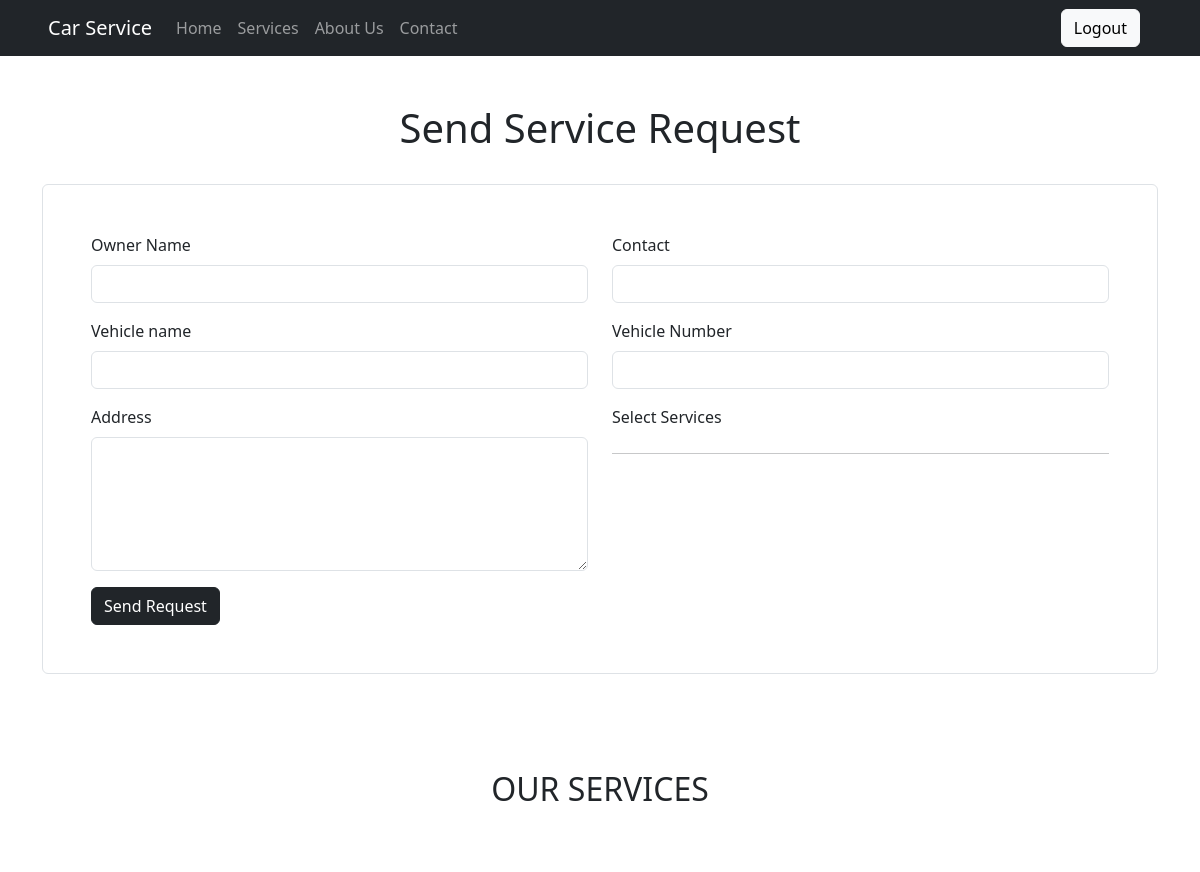
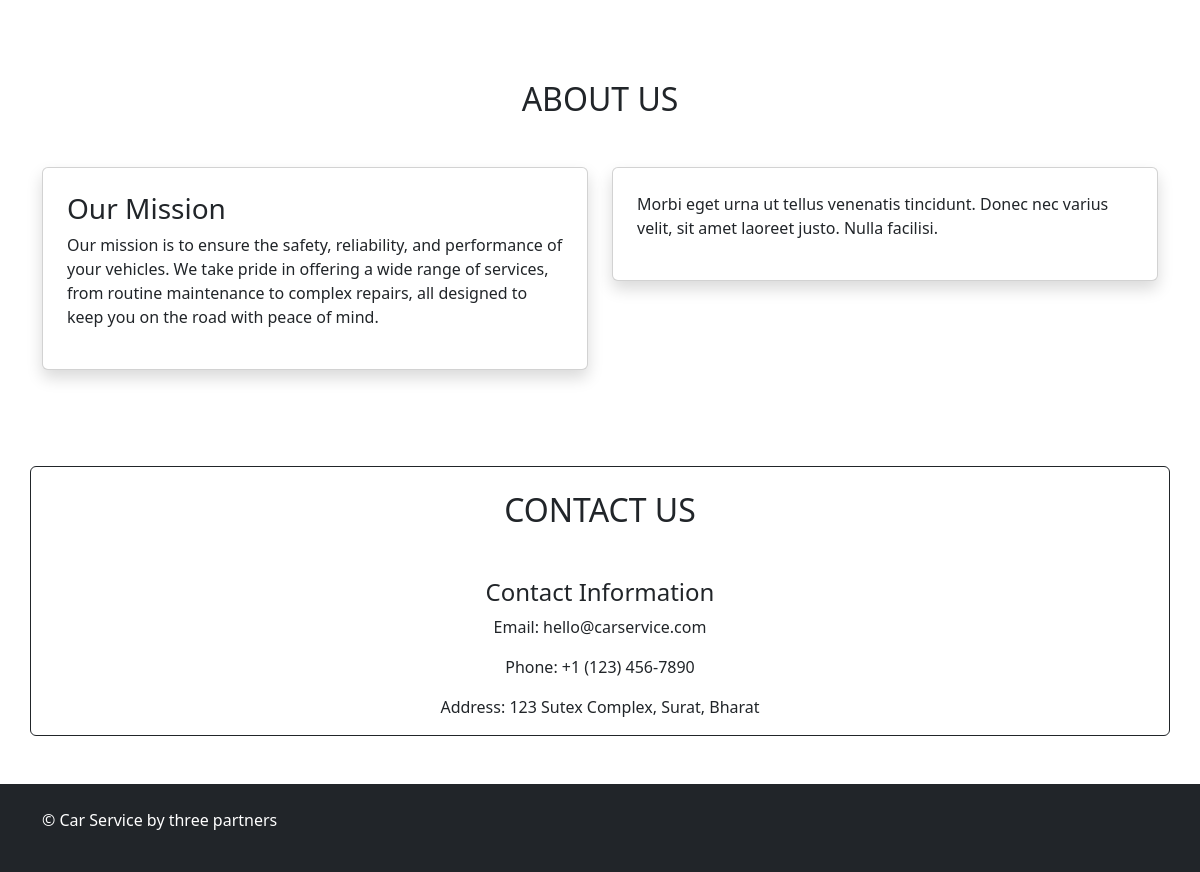
Before: /send_req.php (signed in) with the older database file (2 pictures, top to bottom).
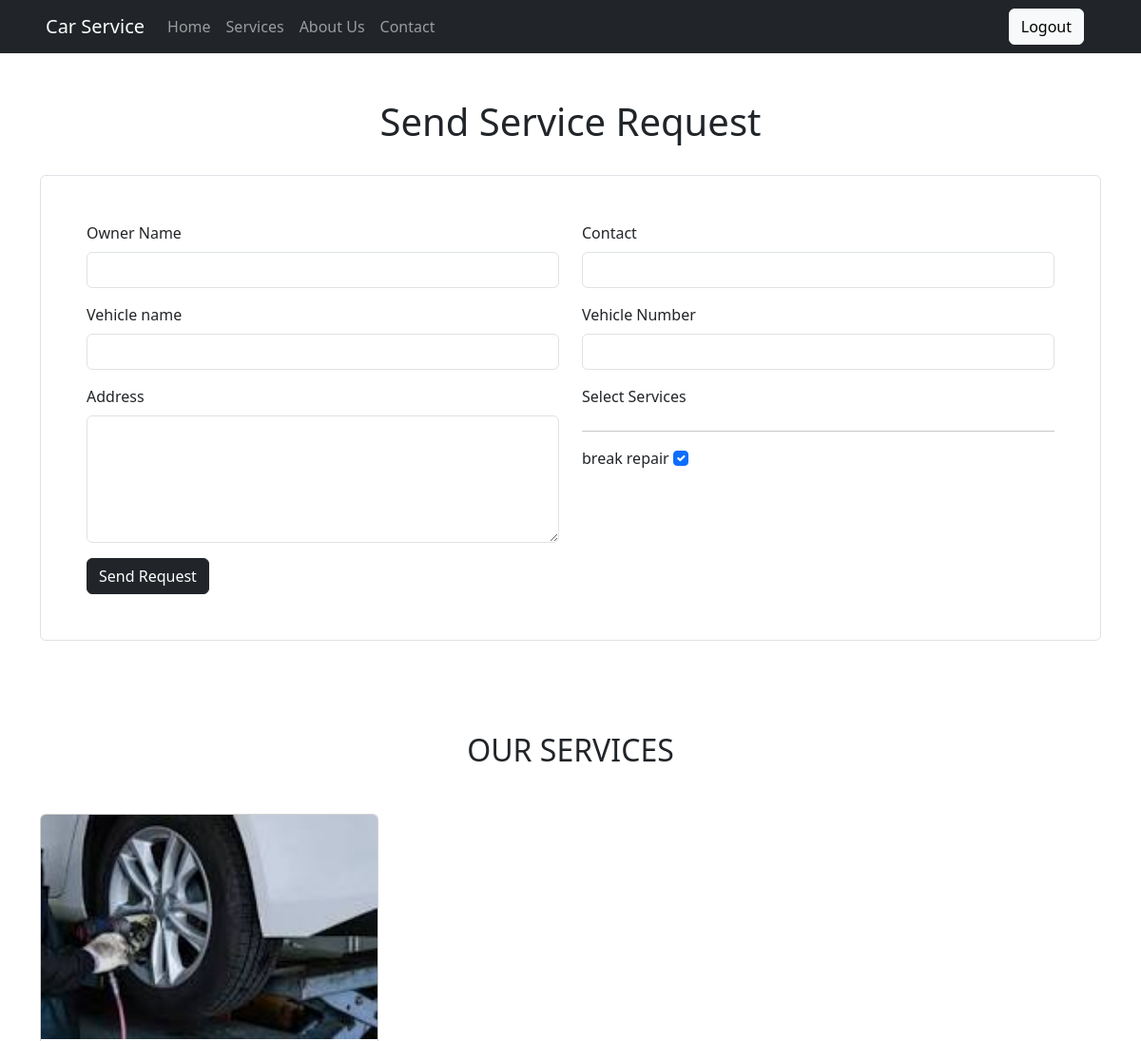
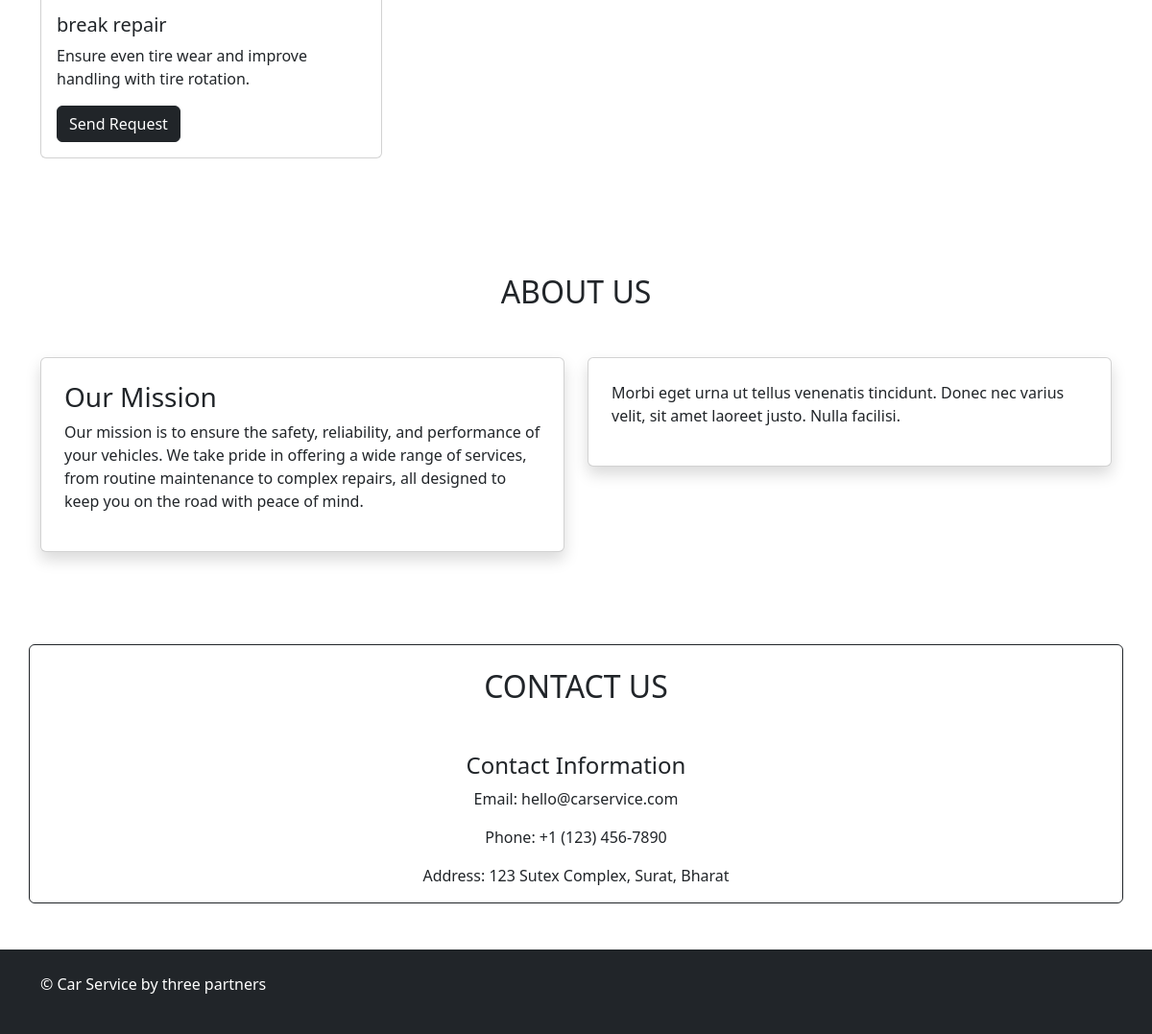
After: the same page with the newer database file (2 pictures, top to bottom).
### tables this page shows
CREATE TABLE `services` (
  `sid` int(11) NOT NULL,
  `sname` varchar(100) NOT NULL,
  `image` varchar(100) NOT NULL,
  `serviceDesc` varchar(10000) NOT NULL,
  `isActive` tinyint(1) NOT NULL,
  `price` int(11) NOT NULL
);

### send_req.php (the view, shortened to what the changed rows need)
<?php
require 'connection.php';
?>
<!DOCTYPE html>
<html lang="en">
<head>
    <link rel="stylesheet" href="./css/bootstrap.min.css">
</head>
<body>
    <div class="send-service-req py-5">
        <div class="container">
            <div class="row">
                <div class="col-12 text-center mb-4">
                    <h1>Send Service Request</h1>
                </div>
            </div>
            <form method="post" class="border p-5 rounded">
                <div class="row">
                    <div class="col-6">
                        <div class="mb-3">
                            <label for="vnumber" class="form-label">Select Services</label>
                            <hr>
                            <?php
                                $qry="select * from services where isActive=1";
                                $result=mysqli_query($conn,$qry) or die('Not come');
                                while($r=mysqli_fetch_assoc($result)):
                            ?>
                            <label for="<?php echo $r['sname']?>"><?php echo $r['sname']?></label>
                            <input type="checkbox" class="form-check-input" id="<?php echo $r['sname']?>"
                                name="services[]" value="<?php echo $r['sname']?>" checked>
                            <?php endwhile;?>
                        </div>
                    </div>
                </div>
            </form>
        </div>
    </div>
    <?php include './inc/footer.php'?>
</body>
</html>

### inc/footer.php (shortened to what the changed rows need)
<div class="services py-5" id="service">
    <div class="container">
        <h2 class="text-center mb-5">OUR SERVICES</h2>
        <div class="row">
            <?php
            $qry = "select * from services where isActive='1'";
            $result = mysqli_query($conn, $qry);
            while ($r = mysqli_fetch_assoc($result)) {
            ?>
            <div class="col-md-4 mb-4">
                <div class="card">
                    <img src=".<?php echo $r['image']?>" class="card-img-top" alt="Service 1">
                    <div class="card-body">
                        <h5 class="card-title"><?php echo $r['sname']?></h5>
                        <p class="card-text"><?php echo $r['serviceDesc']?></p>
                        <a href="send_req.php" class="btn btn-dark">Send Request</a>
                    </div>
                </div>
            </div>
            <?php
            }
            ?>
        </div>
    </div>
</div>
<div class="about py-5" id="aboutus">
    <div class="container">
        <h2 class="text-center mb-5">ABOUT US</h2>
    </div>
</div>
<div class="contact py-5 text-center" id="contect">
    <div class="container card border-dark">
        <h2 class="text-center mb-5 pt-4">CONTACT US</h2>
    </div>
</div>

Changed rows visible on the page:
now on this page (row edited): services: sname "break repair", image (picture), serviceDesc "Ensure even tire wear and improve handling with tire rotation."
